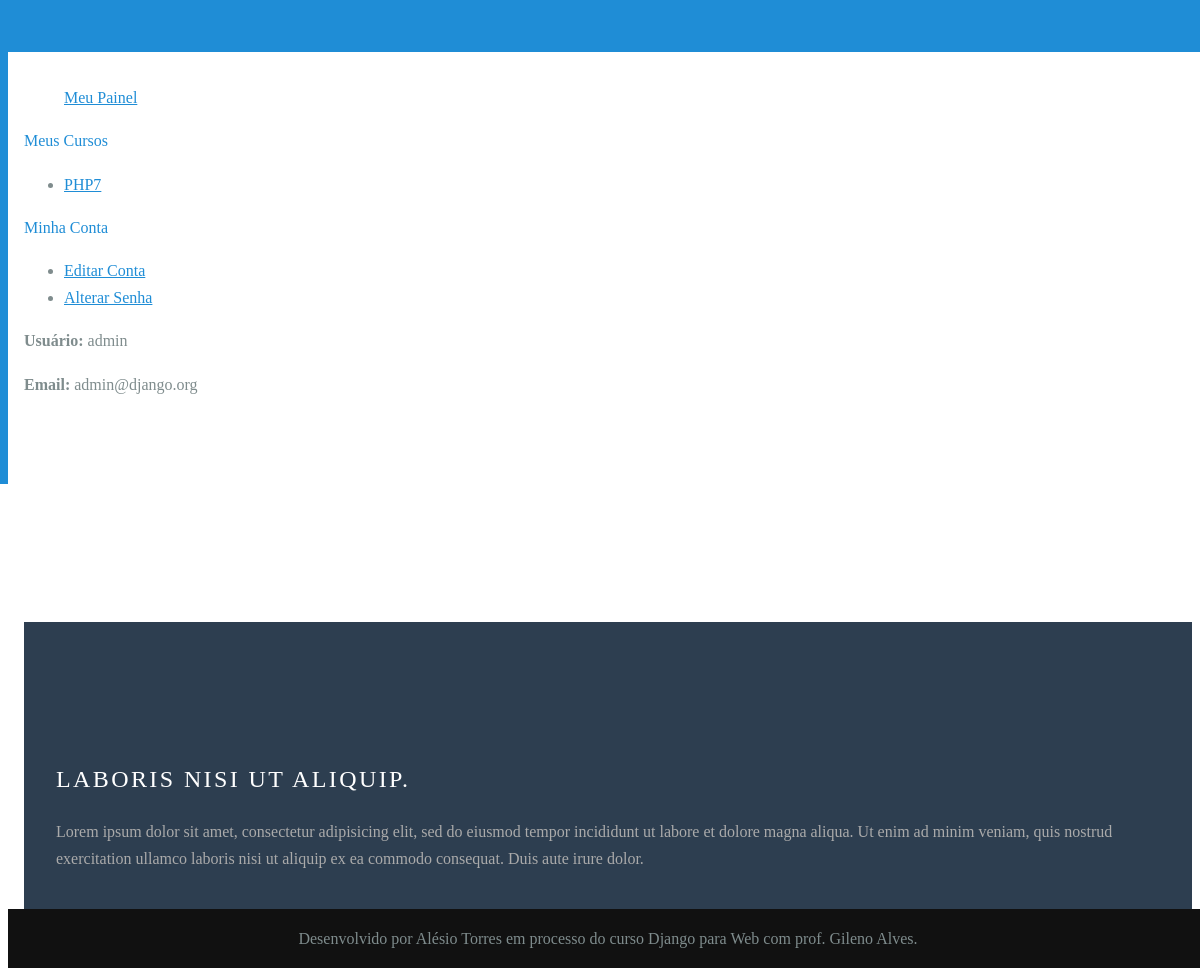
/user/panel/ (signed in), run on an earlier commit of the app's database.
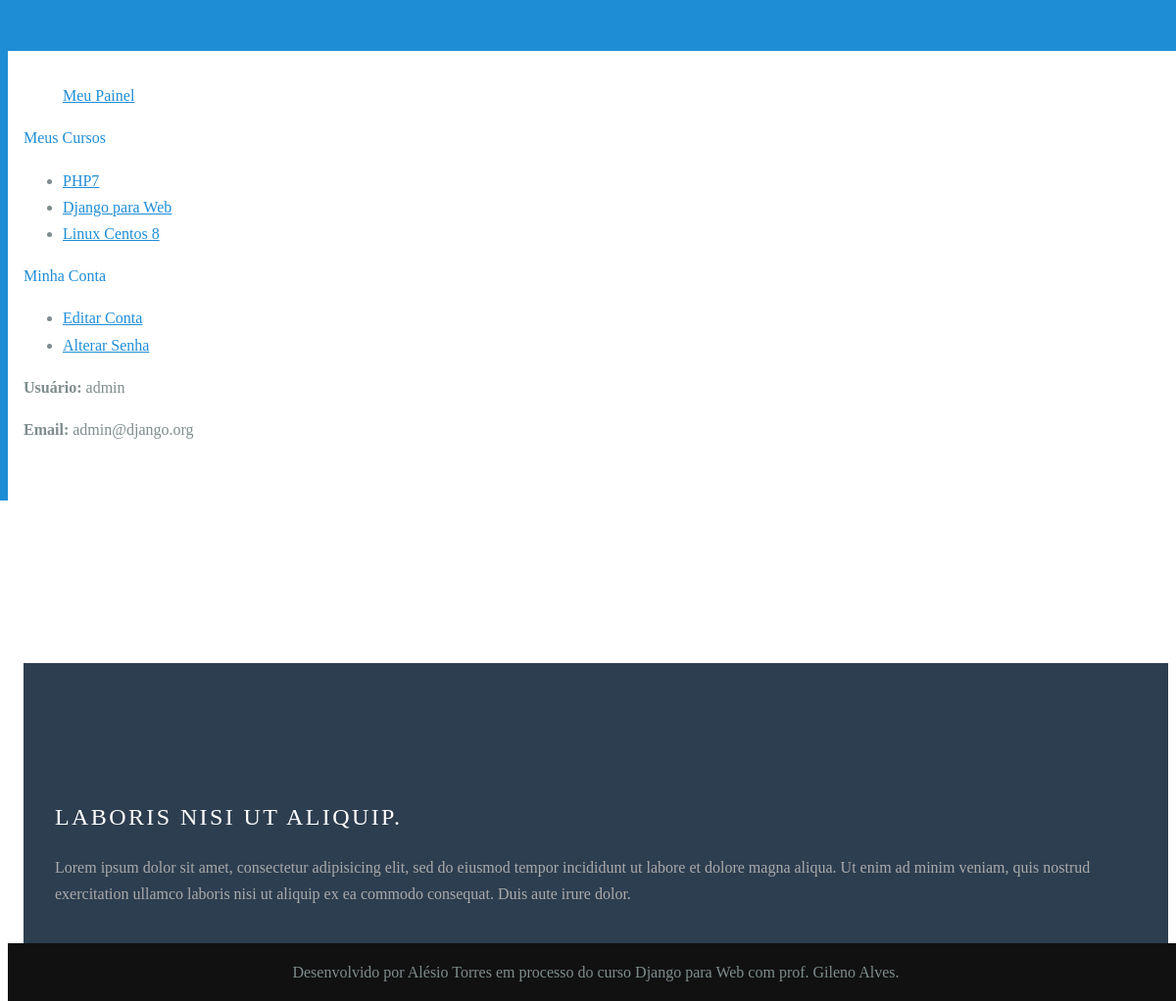
And on a later commit of the database.
### curso/models.py (models this page shows, shortened)
class Enrollment(models.Model):
    STATUS_CHOICES = (
        (0, 'Pendente'),
        (1, 'Ativo'),
        (2, 'Cancelado')
    )
    user = models.ForeignKey(
        settings.AUTH_USER_MODEL,
        verbose_name='Usuário',
        related_name='enrollments',
        on_delete=models.CASCADE
    )
    course = models.ForeignKey(
        Course,
        verbose_name='Curso',
        related_name='enrollments',
        on_delete=models.CASCADE
    )
    status = models.IntegerField('Situação', choices=STATUS_CHOICES, default=1, blank=True)
    created_at = models.DateTimeField('Inscrito em', default=timezone.now)
    updated_at = models.DateTimeField('Atualizado em', auto_now=True)
    class Meta:
        verbose_name = 'Inscrição'
        verbose_name_plural = 'Inscrições'
        unique_together = (('user', 'course'))

class Course(models.Model):
    name = models.CharField('Curso', max_length=100)
    slug = models.SlugField('Atalho')
    description = models.TextField('Descrição', blank=True)
    start_date = models.DateField('Data Início', null=True, blank=True)
    created_date = models.DateTimeField('Criado', default=timezone.now)
    updated_date = models.DateTimeField('Atualizado', auto_now=True)
    image = models.ImageField(upload_to='curso_images', verbose_name='Imagem', blank=True, null=True)
    duration = models.DurationField('Carga horária', blank=True, null=True)
    def __str__(self):
        return self.name
    class Meta:
        verbose_name = 'Curso'
        verbose_name_plural = 'Cursos'

### user/views.py (the view)
# urls.py: path('panel/', views.panel, name='panel'),
@login_required
def panel(request):
    template_name = 'user/panel.html'
    context = {}
    return render(request, template_name, context)

### curso/templatetags/courses_tags.py (called while the page is built)
@register.inclusion_tag('curso/my_courses.html')
def my_courses(user):
    enrollments = Enrollment.objects.filter(user=user)
    context = {
        'enrollments': enrollments
    }
    return context

### user/templates/user/panel.html (shortened to what this page needs)
{% extends 'base.html' %}
{% load courses_tags %}
{% block content %}
<div class="pure-g content-ribbon">
    <div class="pure-u-1">
        <ul class="breadcrumb">
            {% block breadcrumb %}
            <a href="{% url 'user:panel' %}">Meu Painel</a>
            {% endblock %}
        </ul>
    </div>
    <div class="pure-u-1-5">
        <div class="pure-menu pure-menu-open" >
            <a class="pure-menu-heading">Meus Cursos</a>
            {% my_courses user %}
        </div>
        <div class="pure-menu pure-menu-open" >
        <a class="pure-menu-heading">Minha Conta</a></li>
            <ul>
                <li><a href="{% url 'user:edit_user' %}">Editar Conta</a></li>
                <li><a href="{% url 'user:edit_password' %}">Alterar Senha</a></li>
            </ul>
        </div>
    </div>
    <div class="pure-u-2-5">
        <div class="inner">
            {% block panel_content %}
            <p><strong>Usuário: </strong>{{ user }}</p>
            <p><strong>Email: </strong>{{ user.email }}</p>
            {% endblock %}
        </div>
    </div>
</div>
{% endblock %}

### djangosite/templates/base.html (shortened to what this page needs)
{% load static %}
<!doctype html>
<html lang="pt-br">
<head>
    <link rel="stylesheet" href="https://unpkg.com/purecss@2.0.6/build/pure-min.css">
    <link rel="stylesheet" href="https://unpkg.com/purecss@2.0.6/build/grids-responsive-min.css">
    <link rel="stylesheet" href="https://netdna.bootstrapcdn.com/font-awesome/4.0.3/css/font-awesome.css">
    <link rel="stylesheet" href="{% static 'styles.css'%}">
</head>
<body>
<div class="header">
    <div class="home-menu pure-menu pure-menu-horizontal pure-menu-fixed">
        <a href="{% url 'curso:index' %}" class="pure-menu-heading pure-menu-link">DjangoSite</a>
        <ul class="pure-menu-list">
            <li class="pure-menu-item">
                <a href="{% url 'curso:index' %}" class="pure-menu-link">Cursos</a>
            </li>
            <li class="pure-menu-item">
                <a href="{% url 'enquete:index' %}" class="pure-menu-link">Enquetes</a>
            </li>
            <li class="pure-menu-item">
                <a href="{% url 'enquete:allresults' %}" class="pure-menu-link">Resultados</a>
            </li>
            <li class="pure-menu-item">
                <a href="{% url 'curso:contact' %}" class="pure-menu-link">Contato</a>
            </li>
            {% if user.is_authenticated %}
            <li class="pure-menu-item">
                <a href="{% url 'user:panel' %}" class="pure-menu-link">Painel</a>
            </li>
            <li class="pure-menu-item">
                <a href="{% url 'user:logout' %}" class="pure-menu-link">Sair</a>
            </li>
            {% else %}
            <li class="pure-menu-item">
                <a href="{% url 'user:login' %}" class="pure-menu-link">Entrar</a>
            </li>
            {% endif %}
        </ul>
    </div>
</div>
<div class="splash-container">
    <div class="splash">
        <h1 class="splash-head">DjangoSite</h1>
        <p class="splash-subhead">
        </p>
        <p>
            <a href="{% url 'curso:index' %}" class="pure-button pure-button-primary">Get Started</a>
        </p>
    </div>
</div>
<div class="content-wrapper">
    <div class="content">
    {% block content %}
    {% endblock %}
    </div>
    <div class="content">
        <div class="pure-g">
            <div class="l-box pure-u-1 pure-u-md-1-2 pure-u-lg-1-4">
                <h3 class="content-subhead">
                </h3>
            </div>
    </div>
    <div class="ribbon l-box-lrg pure-g">
        <div class="l-box-lrg is-center pure-u-1 pure-u-md-1-2 pure-u-lg-2-5">
        </div>
        <div class="pure-u-1 pure-u-md-1-2 pure-u-lg-3-5">
            <h2 class="content-head content-head-ribbon">Laboris nisi ut aliquip.</h2>
            <p>
                Lorem ipsum dolor sit amet, consectetur adipisicing elit, sed do eiusmod
                tempor incididunt ut labore et dolore magna aliqua. Ut enim ad minim veniam,
                quis nostrud exercitation ullamco laboris nisi ut aliquip ex ea commodo
                consequat. Duis aute irure dolor.
            </p>
        </div>
    </div>
</div>
<div class="footer l-box is-center">
    Desenvolvido por Alésio Torres em processo do curso Django para Web com prof. Gileno Alves.
</div>
</body>
</html>

### curso/templates/curso/my_courses.html
<ul>
    {% for enrollment in enrollments %}
    <li><a href="">{{ enrollment.course }}</a></li>
    {% empty %}
    <li>Nenhum curso encontrado</li>
    {% endfor %}
</ul>

### static/styles.css (style rules this page uses)
* { -webkit-box-sizing: border-box; -moz-box-sizing: border-box; box-sizing: border-box; }
body { line-height: 1.7em; color: #7f8c8d; font-size: 13px; }
h1, h2, h3, h4, h5, h6, label { color: #34495e; }
a, a:before { background: none; border: none; color: #1f8dd6; }
.l-box { padding: 1em; }
.l-box-lrg { padding: 2em; border-bottom: 1px solid rgba(0,0,0,0.1); }
.is-center { text-align: center; }
.pure-button { padding: 0.5em 2em; border-radius: 5px; }
a.pure-button-primary { background: white; color: #1f8dd6; border-radius: 5px; font-size: 120%; }
.home-menu { padding: 0.5em; text-align: center; box-shadow: 0 1px 1px rgba(0,0,0, 0.10); }
.home-menu { background: #2d3e50; }
.pure-menu.pure-menu-fixed { border-bottom: none; z-index: 4; }
.home-menu .pure-menu-heading { color: white; font-weight: 400; font-size: 120%; }
.home-menu a { color: #6FBEF3; }
.splash-container { background: #1f8dd6; z-index: 1; overflow: hidden; width: 100%; height: 50%; top: 0; left: 0; position: fixed !important; }
.splash { width: 80%; height: 40%; margin: auto; position: absolute; top: 0px; left: 0; bottom: 0; right: 0; text-align: center; text-transform: uppercase; }
.splash-head { font-size: 100px; font-weight: bold; color: white; border: 3px solid white; padding: 1em 1.6em; font-weight: 50; border-radius: 5px; line-height: 1em; }
.splash-subhead { color: white; letter-spacing: 0.05em; opacity: 0.8; }
.content-wrapper { position: absolute; width: 100%; min-height: 12%; z-index: 2; background: white; }
.content { padding: 1em 1em 3em; }
.content-head { font-weight: 400; text-transform: uppercase; letter-spacing: 0.1em; margin: 2em 0 1em; }
.content-head-ribbon { color: white; }
.content-subhead { color: #1f8dd6; }
.ribbon { background: #2d3e50; color: #aaa; }
.footer { background: #111; position: fixed; bottom: 0; width: 100%; }
@media (min-width: 48em) { body { font-size: 16px; } }
@media (min-width: 48em) { .home-menu { text-align: left; } }
@media (min-width: 48em) { .home-menu ul { float: right; } }
@media (min-width: 48em) { .splash { width: 50%; height: 50%; } }
@media (min-width: 48em) { .splash-head { font-size: 150%; } }
@media (min-width: 48em) { .l-box-lrg { border: none; } }

What changed in the data, as far as the page shows it:
added Enrollment: course "Django para Web"
added Enrollment: course "Linux Centos 8"
